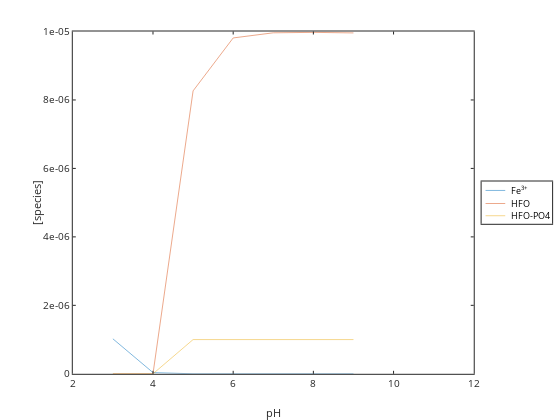

The notebook cell this image was saved under:
### Code cell
%graphics_toolkit ("notebook"); 
%graphics_toolkit ("gnuplot"); 
%graphics_toolkit ("plotly");

plot(pH,Fep3,pH,HFO,pH,HFOP)
xlabel('pH'); ylabel('[species]'); legend('Fe^{3+}','HFO','HFO-PO4','location','eastoutside')

### Figure 1 — Plotly figure (JSON) as saved in the notebook; plotly's stock layout.template omitted (floating-point values rounded to 4 significant figures)
{"data": [{"line": {"color": "rgb(0,113,188)", "dash": "solid", "width": 0.5}, "marker": {"color": "rgb(0,113,188)", "line": {"color": "rgb(0,113,188)"}, "size": 6, "symbol": "none"}, "mode": "lines", "name": "Fe^{3+}", "showlegend": true, "type": "scatter", "visibility": true, "x": [3, 4, 5, 6, 7, 8, 9, 10, 11], "xaxis": "x", "y": [1.022e-06, 3.573e-08, 7.78e-11, 7.78e-14, 7.78e-17, 7.78e-20, 7.78e-23, null, null], "yaxis": "y"}, {"line": {"color": "rgb(216,82,24)", "dash": "solid", "width": 0.5}, "marker": {"color": "rgb(216,82,24)", "line": {"color": "rgb(216,82,24)"}, "size": 6, "symbol": "none"}, "mode": "lines", "name": "HFO", "showlegend": true, "type": "scatter", "visibility": true, "x": [3, 4, 5, 6, 7, 8, 9, 10, 11], "xaxis": "x", "y": [0, 0, 8.265e-06, 9.812e-06, 9.962e-06, 9.975e-06, 9.959e-06, null, null], "yaxis": "y"}, {"line": {"color": "rgb(236,176,31)", "dash": "solid", "width": 0.5}, "marker": {"color": "rgb(236,176,31)", "line": {"color": "rgb(236,176,31)"}, "size": 6, "symbol": "none"}, "mode": "lines", "name": "HFO-PO4", "showlegend": true, "type": "scatter", "visibility": true, "x": [3, 4, 5, 6, 7, 8, 9, 10, 11], "xaxis": "x", "y": [0, 0, 1e-06, 1e-06, 1e-06, 1e-06, 1e-06, null, null], "yaxis": "y"}, {"hoverinfo": "none", "line": {"color": "rgb(0,113,188)", "dash": "solid", "width": 0.5}, "marker": {"color": "rgb(0,113,188)", "line": {"color": "rgb(0,113,188)"}, "size": 6, "symbol": "none"}, "mode": "lines", "name": "", "showlegend": false, "type": "scatter", "visibility": true, "x": [3, 18], "xaxis": "x2", "y": [6.809, 6.809], "yaxis": "y2"}, {"hoverinfo": "none", "line": {"color": "rgb(216,82,24)", "dash": "solid", "width": 0.5}, "marker": {"color": "rgb(216,82,24)", "line": {"color": "rgb(216,82,24)"}, "size": 6, "symbol": "none"}, "mode": "lines", "name": "", "showlegend": false, "type": "scatter", "visibility": true, "x": [3, 18], "xaxis": "x2", "y": [16.77, 16.77], "yaxis": "y2"}, {"hoverinfo": "none", "line": {"color": "rgb(236,176,31)", "dash": "solid", "width": 0.5}, "marker": {"color": "rgb(236,176,31)", "line": {"color": "rgb(236,176,31)"}, "size": 6, "symbol": "none"}, "mode": "lines", "name": "", "showlegend": false, "type": "scatter", "visibility": true, "x": [3, 18], "xaxis": "x2", "y": [26.07, 26.07], "yaxis": "y2"}], "layout": {"annotations": [{"font": {"color": "rgb(0,0,0)", "size": 9}, "showarrow": false, "text": "Fe<sup>3+</sup>", "x": 21, "xanchor": "left", "xref": "x2", "y": 6.809, "yanchor": "middle", "yref": "y2"}, {"font": {"color": "rgb(0,0,0)", "size": 9}, "showarrow": false, "text": "HFO", "x": 21, "xanchor": "left", "xref": "x2", "y": 16.77, "yanchor": "middle", "yref": "y2"}, {"font": {"color": "rgb(0,0,0)", "size": 9}, "showarrow": false, "text": "HFO-PO4", "x": 21, "xanchor": "left", "xref": "x2", "y": 26.07, "yanchor": "middle", "yref": "y2"}], "height": 420, "hovermode": "closest", "margin": {"b": 0, "l": 0, "r": 0, "t": 0}, "plot_bgcolor": "rgba(0,0,0,0)", "showlegend": false, "width": 560, "xaxis": {"anchor": "y", "autorange": false, "domain": [0.13, 0.846], "exponentformat": "none", "gridcolor": "rgba(38,38,38,0.15)", "gridwidth": 1, "linecolor": "rgb(38,38,38)", "linewidth": 1, "mirror": "ticks", "range": [2, 12], "showgrid": false, "showline": true, "side": "bottom", "spikedash": "solid", "spikemode": "across", "spikesides": false, "spikethickness": 1, "tickangle": 0, "tickcolor": "rgb(38,38,38)", "tickfont": {"color": "rgb(38,38,38)", "size": 10}, "ticklen": 3, "ticks": "inside", "ticktext": ["2", "4", "6", "8", "10", "12"], "tickvals": [2, 4, 6, 8, 10, 12], "title": {"font": {"color": "rgb(38,38,38)", "size": 11}, "text": "pH"}, "type": "linear", "visible": true, "zeroline": false}, "xaxis2": {"anchor": "y2", "autorange": false, "domain": [0.86, 0.9859], "exponentformat": "none", "fixedrange": true, "gridcolor": "rgba(38,38,38,0.15)", "gridwidth": 1, "linecolor": "rgb(38,38,38)", "linewidth": 1, "mirror": true, "range": [0, 53.71], "showgrid": false, "showline": true, "showspikes": false, "side": "bottom", "spikedash": "solid", "spikemode": "across", "spikesides": false, "spikethickness": 1, "tickangle": 0, "tickcolor": "rgb(38,38,38)", "tickfont": {"color": "rgb(38,38,38)", "size": 9}, "ticklen": 3, "ticks": "", "ticktext": [], "tickvals": [], "title": {"font": {"color": "rgb(0,0,0)", "size": 9.9}, "text": ""}, "type": "linear", "visible": true, "zeroline": false}, "yaxis": {"anchor": "x", "autorange": false, "domain": [0.11, 0.925], "exponentformat": "none", "gridcolor": "rgba(38,38,38,0.15)", "gridwidth": 1, "linecolor": "rgb(38,38,38)", "linewidth": 1, "mirror": "ticks", "range": [0, 1e-05], "showgrid": false, "showline": true, "side": "left", "spikedash": "solid", "spikemode": "across", "spikesides": false, "spikethickness": 1, "tickangle": 0, "tickcolor": "rgb(38,38,38)", "tickfont": {"color": "rgb(38,38,38)", "size": 10}, "ticklen": 3, "ticks": "inside", "ticktext": ["0", "2e-06", "4e-06", "6e-06", "8e-06", "1e-05"], "tickvals": [0, 2e-06, 4e-06, 6e-06, 8e-06, 1e-05], "title": {"font": {"color": "rgb(38,38,38)", "size": 11}, "text": "[species]"}, "type": "linear", "visible": true, "zeroline": false}, "yaxis2": {"anchor": "x2", "autorange": false, "domain": [0.4671, 0.5679], "exponentformat": "none", "fixedrange": true, "gridcolor": "rgba(38,38,38,0.15)", "gridwidth": 1, "linecolor": "rgb(38,38,38)", "linewidth": 1, "mirror": true, "range": [32.22, 0], "showgrid": false, "showline": true, "showspikes": false, "side": "left", "spikedash": "solid", "spikemode": "across", "spikesides": false, "spikethickness": 1, "tickangle": 0, "tickcolor": "rgb(38,38,38)", "tickfont": {"color": "rgb(38,38,38)", "size": 9}, "ticklen": 3, "ticks": "", "ticktext": [], "tickvals": [], "title": {"font": {"color": "rgb(0,0,0)", "size": 9.9}, "text": ""}, "type": "linear", "visible": true, "zeroline": false}}}
